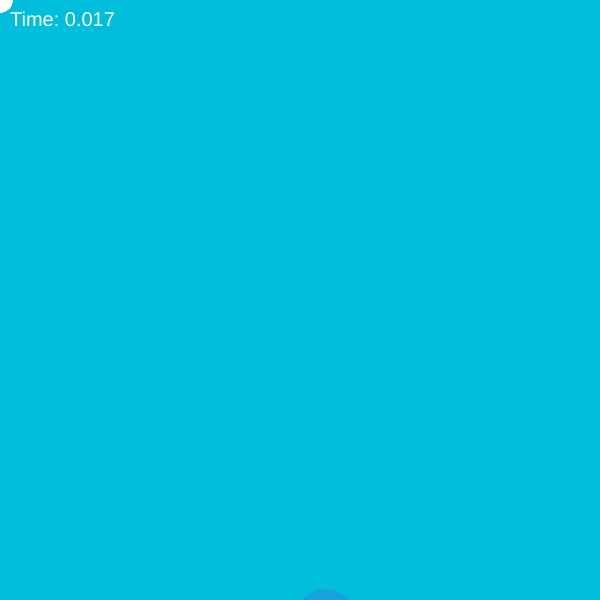
Frame 1 (no input)
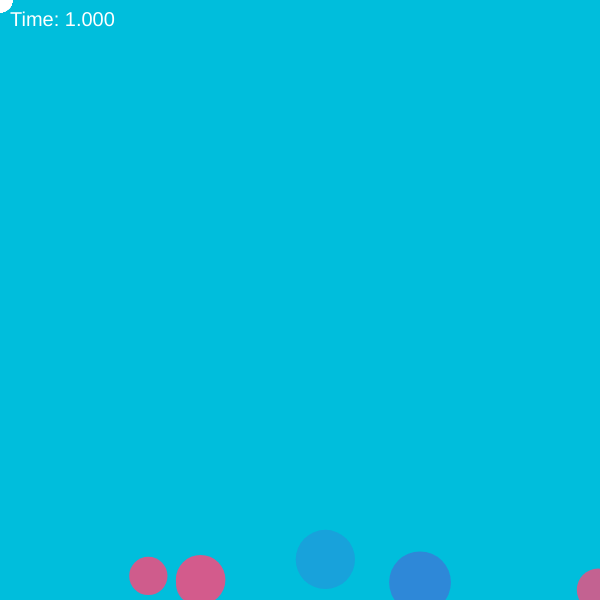
Frame 60 (no input)
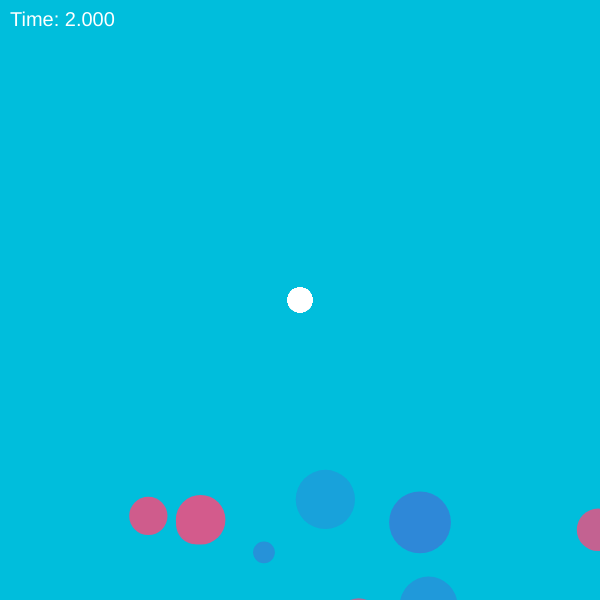
Frame 120 (the mouse pressed at the canvas centre since frame 60)

The p5.js sketch that drew these frames (run headless with seeded random() and noise() and a simulated clock; from frame 60 on, the mouse is pressed at the canvas centre):

// p5.js sketch
// ── sketch.js
/**
 * Xuechun Wu
 * IGME-609: PE14, 4/18/18
 * Summarization of sketch activity
 */

/**
 * setup : Initialization runs once; called automatically
 * Summarize code that you add
 */
var fairy;
var bubbles = [];
var reapers = [];
var numNPC = 15;
var canvasSize = 600;
var gameOver;
var timer;
var globalSpeed;

function setup() {
	createCanvas(canvasSize, canvasSize);
	initGame()
}

function initGame(){
	gameOver = false;
	globalSpeed = 1;
	fairy = new Fairy();
  for (var i = 0; i < this.numNPC; i++) {
    bubbles[i] = new Bubble(random(0, width), random(height, 2 * height));
    reapers[i] = new Reaper(random(0, width), random(height, 2 * height));
  }
}

function hitTest(c1, c2){
	return dist(c1.x, c1.y, c2.x, c2.y) <= (c1.size + c2.size)/2;
}

function draw() {
	// guard.
	if (gameOver) {
		background(0, 190, 220);
		fill(0, 250, 255)
		textAlign(CENTER);
		textSize(96);
		fill(255)
		var margin = 50;
		text("Game Over", margin, margin, width-2*margin, height/2)
		textSize(36);
		text("You survive " + timer + " sec!", margin, height/2+margin, width-2*margin, height/2)
		textSize(28);
		fill(0, 150, 255)
		text("Reload to restart", margin, height/2+130, width-2*margin, height/2)
		return;
	}


	// hit test
  for (var i = 0; i < this.numNPC; i++) {
		if (hitTest(fairy, reapers[i])) {
			reapers[i] = new Reaper(random(0, width), height * 1.2);
			// console.log("hit reaper " + i);
			fairy.size = fairy.size - 20 
			if (fairy.size <= 0) {
				gameOver = true;
			}
		}
		if (hitTest(fairy, bubbles[i])) {
			bubbles[i] = new Bubble(random(0, width), height * 1.2)
			// console.log("hit bubble " + i);
			fairy.size = fairy.size + 10 
		}
  }

	// draw
	background(0, 190, 220);
  for (var i = 0; i < this.numNPC; i++) {
    bubbles[i].display();
    bubbles[i].bubbleRise(globalSpeed);
    bubbles[i].bubbleWrap();

    reapers[i].display();
    reapers[i].bubbleRise(globalSpeed);
    reapers[i].bubbleWrap();

    fairy.move();
    fairy.display();
	}

	// update timer
	timer = (millis()/1000).toFixed(3);
	textSize(20);
	text("Time: " + timer, 10, 10, width, height)

	// update speed
	globalSpeed = int(timer) / 4;
	if (globalSpeed < 1) globalSpeed = 1;
}

// ── Bubble.js
class Bubble {
	// Properties are placed inside of the constructor
	// Constructor runs when an object is first made
	constructor(x, y) {
		this.x = x
		this.y = y
		this.size = random(20, 70);
		this.alpha = random(80, 160)
	}

	display() {
		noStroke();
		fill(76, 102, 214, this.alpha);
		ellipse(this.x, this.y, this.size, this.size)
	}

	bubbleRise(speed) {
		// decrease Y position of each bubbles
		this.y = this.y - speed;
	}

	bubbleWrap() {
		if (this.y < -this.size) {
			this.y = height + this.size;
			this.x = random(0, height);
		}
	}
}
// ── Fairy.js
class Fairy {
	// Properties are placed inside of the constructor
	// Constructor runs when an object is first made
	constructor() {
		this.x = 0;
		this.y = 0;
		this.size = 25;
		//this.alpha = random(50, 100)
	}

	display() {
		noStroke();
		fill(255);
		ellipse(this.x, this.y, this.size, this.size)
	}

	move() {
		this.x = mouseX;
		this.y = mouseY;
	}
}
// ── Reaper.js
class Reaper {
  // Properties are placed inside of the constructor
  // Constructor runs when an object is first made
  constructor(x, y) {
    this.x = x; 
    this.y = y; ;
    this.size = random(30, 50);
    this.alpha = random(200, 255)
  }

  display() {
    noStroke();
    fill(211, 91, 140, this.alpha);
    ellipse(this.x, this.y, this.size, this.size);
  }

	bubbleRise(speed) {
		// decrease Y position of each bubbles
		this.y = this.y - speed;
	}

  bubbleWrap() {
    if (this.y < -this.size) {
      this.y = height + this.size;
      this.x = random(0, height);
    }
  }
}

// ── main.js
/**
 * Bubble Run!
 * 
 * @arthur Xuechun Wu
 * @arthur Xuan Huang
 */
var fairy;
var bubbles = [];
var reapers = [];
var numNPC = 15;
var canvasSize = 600;
var gameOver;
var timer;
var globalSpeed;

function setup() {
	createCanvas(window.innerWidth, window.innerHeight);
	initGame()
}

function initGame(){
	gameOver = false;
	globalSpeed = 1;
	fairy = new Fairy();
  for (var i = 0; i < this.numNPC; i++) {
    bubbles[i] = new Bubble(random(0, width), random(height, 2 * height));
    reapers[i] = new Reaper(random(0, width), random(height, 2 * height));
  }
}

function hitTest(c1, c2){
	return dist(c1.x, c1.y, c2.x, c2.y) <= (c1.size + c2.size)/2;
}

function draw() {
	// guard.
	if (gameOver) {
		background(0, 190, 220);
		fill(0, 250, 255)
		textAlign(CENTER);
		textSize(80);
		fill(255)
		var margin = 50;
		text("GAME OVER", margin, margin, width-2*margin, height/2)
		textSize(36);
		text("You survive " + timer + " sec!", margin, height/2+margin, width-2*margin, height/2)
		textSize(28);
		fill(0, 150, 255)
		text("Reload to restart", margin, height/2+150, width-2*margin, height/2)
		return;
	}


	// hit test
  for (var i = 0; i < this.numNPC; i++) {
		if (hitTest(fairy, reapers[i])) {
			reapers[i] = new Reaper(random(0, width), height * 1.2);
			// console.log("hit reaper " + i);
			fairy.size = fairy.size - 20 
			if (fairy.size <= 0) {
				gameOver = true;
			}
		}
		if (hitTest(fairy, bubbles[i])) {
			bubbles[i] = new Bubble(random(0, width), height * 1.2)
			// console.log("hit bubble " + i);
			fairy.size = fairy.size + 10 
		}
  }

	// draw
	background(0, 190, 220);
  for (var i = 0; i < this.numNPC; i++) {
    bubbles[i].display();
    bubbles[i].bubbleRise(globalSpeed);
    bubbles[i].bubbleWrap();

    reapers[i].display();
    reapers[i].bubbleRise(globalSpeed);
    reapers[i].bubbleWrap();

    fairy.move();
    fairy.display();
	}

	// update timer
	timer = (millis()/1000).toFixed(3);
	textSize(20);
	text("Time: " + timer, 10, 10, width, height)

	// update speed
	globalSpeed = int(timer) / 4;
	if (globalSpeed < 1) globalSpeed = 1;
}
